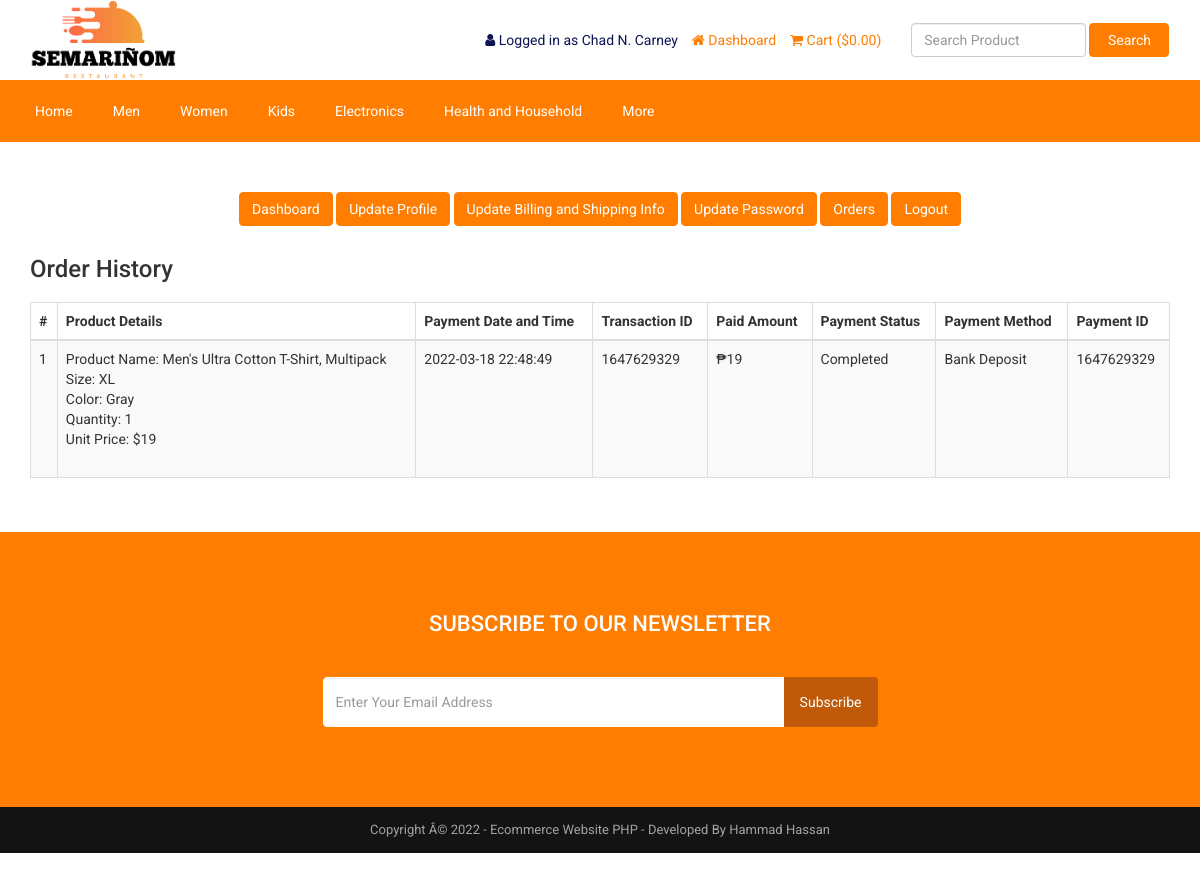
/customer-order.php (signed in), run on the app's committed database.
### tables this page shows
CREATE TABLE `tbl_top_category` (
  `tcat_id` int(11) NOT NULL,
  `tcat_name` varchar(255) NOT NULL,
  `show_on_menu` int(1) NOT NULL
);

CREATE TABLE `tbl_payment` (
  `id` int(11) NOT NULL,
  `customer_id` int(11) NOT NULL,
  `customer_name` varchar(255) NOT NULL,
  `customer_email` varchar(255) NOT NULL,
  `payment_date` varchar(50) NOT NULL,
  `txnid` varchar(255) NOT NULL,
  `paid_amount` int(11) NOT NULL,
  `card_number` varchar(50) NOT NULL,
  `card_cvv` varchar(10) NOT NULL,
  `card_month` varchar(10) NOT NULL,
  `card_year` varchar(10) NOT NULL,
  `bank_transaction_info` text NOT NULL,
  `payment_method` varchar(20) NOT NULL,
  `payment_status` varchar(25) NOT NULL,
  `shipping_status` varchar(20) NOT NULL,
  `payment_id` varchar(255) NOT NULL
);

CREATE TABLE `tbl_order` (
  `id` int(11) NOT NULL,
  `product_id` int(11) NOT NULL,
  `product_name` varchar(255) NOT NULL,
  `size` varchar(100) NOT NULL,
  `color` varchar(100) NOT NULL,
  `quantity` varchar(50) NOT NULL,
  `unit_price` varchar(50) NOT NULL,
  `payment_id` varchar(255) NOT NULL
);

CREATE TABLE `tbl_settings` (
  `id` int(11) NOT NULL,
  `logo` text(255) NOT NULL,
  `favicon` text(255) NOT NULL,
  `footer_about` text NOT NULL,
  `footer_copyright` text NOT NULL,
  `contact_address` text NOT NULL,
  `contact_email` text(255) NOT NULL,
  `contact_phone` text(255) NOT NULL,
  `contact_fax` text(255) NOT NULL,
  `contact_map_iframe` text NOT NULL,
  `receive_email` text(255) NOT NULL,
  `receive_email_subject` text(255) NOT NULL,
  `receive_email_thank_you_message` text NOT NULL,
  `forget_password_message` text NOT NULL,
  `total_recent_post_footer` int(10) NOT NULL,
  `total_popular_post_footer` int(10) NOT NULL,
  `total_recent_post_sidebar` int(11) NOT NULL,
  `total_popular_post_sidebar` int(11) NOT NULL,
  `total_featured_product_home` int(11) NOT NULL,
  `total_latest_product_home` int(11) NOT NULL,
  `total_popular_product_home` int(11) NOT NULL,
  `meta_title_home` text NOT NULL,
  `meta_keyword_home` text NOT NULL,
  `meta_description_home` text NOT NULL,
  `banner_login` text(255) NOT NULL,
  `banner_registration` text(255) NOT NULL,
  `banner_forget_password` text(255) NOT NULL,
  `banner_reset_password` text(255) NOT NULL,
  `banner_search` text(255) NOT NULL,
  `banner_cart` text(255) NOT NULL,
  `banner_checkout` text(255) NOT NULL,
  `banner_product_category` text(255) NOT NULL,
  `banner_blog` text(255) NOT NULL,
  `cta_title` text(255) NOT NULL,
  `cta_content` text NOT NULL,
  `cta_read_more_text` text(255) NOT NULL,
  `cta_read_more_url` text(255) NOT NULL,
  `cta_photo` text(255) NOT NULL,
  `featured_product_title` text(255) NOT NULL,
  `featured_product_subtitle` text(255) NOT NULL,
  `latest_product_title` text(255) NOT NULL,
  `latest_product_subtitle` text(255) NOT NULL,
  `popular_product_title` text(255) NOT NULL,
  `popular_product_subtitle` text(255) NOT NULL,
  `testimonial_title` text(255) NOT NULL,
  `testimonial_subtitle` text(255) NOT NULL,
  `testimonial_photo` text(255) NOT NULL,
  `blog_title` text(255) NOT NULL,
  `blog_subtitle` text(255) NOT NULL,
  `newsletter_text` text NOT NULL,
  `paypal_email` text(255) NOT NULL,
  `stripe_public_key` text(255) NOT NULL,
  `stripe_secret_key` text(255) NOT NULL,
  `bank_detail` text NOT NULL,
  `before_head` text NOT NULL,
  `after_body` text NOT NULL,
  `before_body` text NOT NULL,
  `home_service_on_off` int(11) NOT NULL,
  `home_welcome_on_off` int(11) NOT NULL,
  `home_featured_product_on_off` int(11) NOT NULL,
  `home_latest_product_on_off` int(11) NOT NULL,
  `home_popular_product_on_off` int(11) NOT NULL,
  `home_testimonial_on_off` int(11) NOT NULL,
  `home_blog_on_off` int(11) NOT NULL,
  `newsletter_on_off` int(11) NOT NULL,
  `ads_above_welcome_on_off` int(1) NOT NULL,
  `ads_above_featured_product_on_off` int(1) NOT NULL,
  `ads_above_latest_product_on_off` int(1) NOT NULL,
  `ads_above_popular_product_on_off` int(1) NOT NULL,
  `ads_above_testimonial_on_off` int(1) NOT NULL,
  `ads_category_sidebar_on_off` int(1) NOT NULL
);

### customer-order.php (the view, shortened to what this page needs)
<?php require_once('header.php'); ?>
<div class="page">
    <div class="container">
        <div class="row">
            <div class="col-md-12">
                <?php require_once('customer-sidebar.php'); ?>
            </div>
            <div class="col-md-12">
                <div class="user-content">
                    <h3><?php echo LANG_VALUE_25; ?></h3>
                    <div class="table-responsive">
                        <table class="table table-bordered table-striped table-hover">
                            <thead>
                                <tr>
                                    <th><?php echo '#' ?></th>
                                    <th><?php echo LANG_VALUE_48; ?></th>
                                    <th><?php echo LANG_VALUE_27; ?></th>
                                    <th><?php echo LANG_VALUE_28; ?></th>
                                    <th><?php echo LANG_VALUE_29; ?></th>
                                    <th><?php echo LANG_VALUE_30; ?></th>
                                    <th><?php echo LANG_VALUE_31; ?></th>
                                    <th><?php echo LANG_VALUE_32; ?></th>
                                </tr>
                            </thead>
                            <tbody>
            <?php
            $limit = 10;
            $page = @$_GET['page'];
            if($page)
                $start = ($page - 1) * $limit;
            else
                $start = 0;
            $statement = $pdo->prepare("SELECT * FROM tbl_payment WHERE customer_email=? ORDER BY id DESC LIMIT $start, $limit");
            $statement->execute(array($_SESSION['customer']['cust_email']));
            $result = $statement->fetchAll(PDO::FETCH_ASSOC);
            if ($page == 0) $page = 1;
            ?>
                                <?php
                                $tip = $page*10-10;
                                foreach ($result as $row) {
                                    $tip++;
                                    ?>
                                    <tr>
                                        <td><?php echo $tip; ?></td>
                                        <td>
                                            <?php
                                            $statement1 = $pdo->prepare("SELECT * FROM tbl_order WHERE payment_id=?");
                                            $statement1->execute(array($row['payment_id']));
                                            $result1 = $statement1->fetchAll(PDO::FETCH_ASSOC);
                                            foreach ($result1 as $row1) {
                                                echo 'Product Name: '.$row1['product_name'];
                                                echo '<br>Size: '.$row1['size'];
                                                echo '<br>Color: '.$row1['color'];
                                                echo '<br>Quantity: '.$row1['quantity'];
                                                echo '<br>Unit Price: $'.$row1['unit_price'];
                                                echo '<br><br>';
                                            }
                                            ?>
                                        </td>
                                        <td><?php echo $row['payment_date']; ?></td>
                                        <td><?php echo $row['payment_id']; ?></td>
                                        <td><?php echo '₱'.$row['paid_amount']; ?></td>
                                        <td><?php echo $row['payment_status']; ?></td>
                                        <td><?php echo $row['payment_method']; ?></td>
                                        <td><?php echo $row['payment_id']; ?></td>
                                    </tr>
                                    <?php
                                }
                                ?>
                            </tbody>
                        </table>
                        <div class="pagination" style="overflow: hidden;">
                    </div>
                </div>
            </div>
        </div>
    </div>
</div>
<?php require_once('footer.php'); ?>

### header.php (shortened to what this page needs)
<?php
include("admin/inc/config.php");
$statement = $pdo->prepare("SELECT * FROM tbl_settings WHERE id=1");
$statement->execute();
$result = $statement->fetchAll(PDO::FETCH_ASSOC);
?>
<!DOCTYPE html>
<html lang="en">
<head>
	<link rel="stylesheet" href="assets/css/bootstrap.min.css">
	<link rel="stylesheet" href="assets/css/font-awesome.min.css">
	<link rel="stylesheet" href="assets/css/owl.carousel.min.css">
	<link rel="stylesheet" href="assets/css/owl.theme.default.min.css">
	<link rel="stylesheet" href="assets/css/jquery.bxslider.min.css">
    <link rel="stylesheet" href="assets/css/magnific-popup.css">
    <link rel="stylesheet" href="assets/css/rating.css">
	<link rel="stylesheet" href="assets/css/spacing.css">
	<link rel="stylesheet" href="assets/css/bootstrap-touch-slider.css">
	<link rel="stylesheet" href="assets/css/animate.min.css">
	<link rel="stylesheet" href="assets/css/tree-menu.css">
	<link rel="stylesheet" href="assets/css/select2.min.css">
	<link rel="stylesheet" href="assets/css/main.css">
	<link rel="stylesheet" href="assets/css/responsive.css">
</head>
<body>
<div class="header">
	<div class="container">
		<div class="row inner">
			<div class="col-md-4 logo">
				<a href="index.php"><img src="assets/uploads/logo2.png" alt="logo image"></a>
			</div>
			<div class="col-md-5 right">
				<ul>
					<?php
					if(isset($_SESSION['customer'])) {
						?>
						<li><i class="fa fa-user"></i> <?php echo LANG_VALUE_13; ?> <?php echo $_SESSION['customer']['cust_name']; ?></li>
						<li><a href="dashboard.php"><i class="fa fa-home"></i> <?php echo LANG_VALUE_89; ?></a></li>
						<?php
					} else {
						?>
						<li><a href="login.php"><i class="fa fa-sign-in"></i> <?php echo LANG_VALUE_9; ?></a></li>
						<li><a href="registration.php"><i class="fa fa-user-plus"></i> <?php echo LANG_VALUE_15; ?></a></li>
						<?php
					}
					?>
					<li><a href="cart.php"><i class="fa fa-shopping-cart"></i> <?php echo LANG_VALUE_18; ?> (<?php echo LANG_VALUE_1; ?><?php
					if(isset($_SESSION['cart_p_id'])) {
						$table_total_price = 0;
						$i=0;
	                    foreach($_SESSION['cart_p_qty'] as $key => $value)
	                    {
	                        $i++;
	                        $arr_cart_p_qty[$i] = $value;
	                    }                    $i=0;
	                    foreach($_SESSION['cart_p_current_price'] as $key => $value)
	                    {
	                        $i++;
	                        $arr_cart_p_current_price[$i] = $value;
	                    }
	                    for($i=1;$i<=count($arr_cart_p_qty);$i++) {
	                    	$row_total_price = $arr_cart_p_current_price[$i]*$arr_cart_p_qty[$i];
	                        $table_total_price = $table_total_price + $row_total_price;
	                    }
						echo $table_total_price;
					} else {
						echo '0.00';
					}
					?>)</a></li>
				</ul>
			</div>
			<div class="col-md-3 search-area">
				<form class="navbar-form navbar-left" role="search" action="search-result.php" method="get">
					<div class="form-group">
						<input type="text" class="form-control search-top" placeholder="<?php echo LANG_VALUE_2; ?>" name="search_text">
					</div>
					<button type="submit" class="btn btn-danger"><?php echo LANG_VALUE_3; ?></button>
				</form>
			</div>
		</div>
	</div>
</div>
<div class="nav">
	<div class="container">
		<div class="row">
			<div class="col-md-12 pl_0 pr_0">
				<div class="menu-container">
					<div class="menu">
						<ul>
							<li><a href="index.php">Home</a></li>
							<?php
							$statement = $pdo->prepare("SELECT * FROM tbl_top_category WHERE show_on_menu=1");
							$statement->execute();
							$result = $statement->fetchAll(PDO::FETCH_ASSOC);
							foreach ($result as $row) {
								?>
								<li><a href="product-category.php?id=<?php echo $row['tcat_id']; ?>&type=top-category"><?php echo $row['tcat_name']; ?></a>
								</li>
								<?php
							}
							?>
							<li><a href="">More</a>
							</li>
						</ul>
					</div>
				</div>
			</div>
		</div>
	</div>
</div>

### footer.php (shortened to what this page needs)
<?php
$statement = $pdo->prepare("SELECT * FROM tbl_settings WHERE id=1");
$statement->execute();
$result = $statement->fetchAll(PDO::FETCH_ASSOC);
foreach ($result as $row)
{
	$footer_copyright = $row['footer_copyright'];
    $newsletter_on_off = $row['newsletter_on_off'];
}
?>
<?php if($newsletter_on_off == 1): ?>
<section class="home-newsletter">
	<div class="container">
		<div class="row">
			<div class="col-md-6 col-md-offset-3">
				<div class="single">
				<form action="" method="post">
					<h2><?php echo LANG_VALUE_93; ?></h2>
					<div class="input-group">
			        	<input type="email" class="form-control" placeholder="<?php echo LANG_VALUE_95; ?>" name="email_subscribe">
			         	<span class="input-group-btn">
			         	<button class="btn btn-theme" type="submit" name="form_subscribe"><?php echo LANG_VALUE_92; ?></button>
			         	</span>
			        </div>
				</div>
			</div>
		</div>
	</div>
</section>
<?php endif; ?>
<div class="footer-bottom">
	<div class="container">
		<div class="row">
			<div class="col-md-12 copyright">
				<?php echo $footer_copyright; ?>
			</div>
		</div>
	</div>
</div>
</body>
</html>

### assets/css/main.css (style rules this page uses)
* { margin: 0; padding: 0; }
body { font-family: "Roboto", sans-serif; font-size: 14px; }
h1, h2, h3, h4, h5, h6 { font-family: "Roboto", sans-serif; }
a { text-decoration: none; }
.header { width: 100%; height: auto; background: #fff; }
.header .inner { height: auto; display: table; }
.header .logo { float: none; display: table-cell; vertical-align: middle; }
.header .logo img { max-width: 100%; height: 80px; }
.header .navbar-form .form-control { width: 300px; }
.header .search-area { float: none; display: table-cell; vertical-align: middle; }
.header .search-area .form-group { width: calc(100% - 84px); }
.header .search-area button { width: 80px; }
.header .search-area form { width: 100%; }
.header .right { float: none; display: table-cell; vertical-align: middle; padding-right: 0; }
.header .right ul { float: right; margin-bottom: 0; }
.header .right ul li { list-style-type: none; float: left; margin-left: 14px; color: #0d1452; }
.header .right ul li a { color: #ff7d00; }
.header .navbar-form .search-top { width: 100%; }
.nav { background: #ff7d00; }
.menu-container { width: 100%; margin: 0 auto; background: #ff7d00; }
.menu-dropdown-icon:before { content: "\f067"; font-family: "FontAwesome"; display: none; cursor: pointer; float: right; padding: 1.5em 2em; background: #fff; color: #333; }
.menu > ul { margin: 0 auto; width: 100%; list-style: none; padding: 0; position: relative; box-sizing: border-box; }
.menu > ul:before, .menu > ul:after { content: ""; display: table; }
.menu > ul:after { clear: both; }
.menu > ul > li { float: left; padding: 0; margin: 0; }
.menu > ul > li a { text-decoration: none; padding: 1.5em 20px; display: block; color: white; }
.footer-bottom { width: 100%; height: auto; background: #141314; padding: 14px 0; }
.footer-bottom .copyright { font-size: 13px; color: #a3a3a3; text-align: center; }
.page { width: 100%; height: auto; padding-top: 50px; padding-bottom: 50px; }
.user-content h3 { margin-bottom: 20px; }
div.pagination { padding: 3px; margin: 3px; z-index: 1000; font-size: 14px; margin-bottom: 20px; }
.home-newsletter { padding: 80px 0; background: #ff7d00; }
.home-newsletter .single { max-width: 650px; margin: 0 auto; text-align: center; position: relative; z-index: 2; }
.home-newsletter .single h2 { font-size: 22px; color: white; text-transform: uppercase; margin-bottom: 40px; margin-top: 0; }
.home-newsletter .single .form-control { height: 50px; border-color: white; outline: none; }
.home-newsletter .single .btn { min-height: 50px; background: #be5a09; color: white; padding-left: 15px; padding-right: 15px; }

### assets/css/responsive.css (style rules this page uses)
@media only screen and (min-width: 992px) { .header .inner { width: 100%; } }
@media only screen and (min-width: 992px) { .header .search-area { padding-right: 0; } }
@media only screen and (min-width: 992px) { .header .search-area form { padding-right: 0; } }
@media only screen and (min-width: 992px) { .header .container { padding-right: 0; } }

### data on the page
tbl_top_category: tcat_name "Men"
tbl_top_category: tcat_name "Women"
tbl_top_category: tcat_name "Kids"
tbl_top_category: tcat_name "Electronics"
tbl_top_category: tcat_name "Health and Household"
tbl_payment: payment_date "2022-03-18 22:48:49", payment "1647629329", paid_amount "19", payment_status "Completed", payment_method "Bank Deposit"
tbl_order: product_name "Men's Ultra Cotton T-Shirt, Multipack", size "XL", color "Gray", quantity "1", unit_price "19"
tbl_settings: footer_copyright "Copyright Â© 2022 - Ecommerce Website PHP - Developed By Hammad Hassan"

### other printed values
LANG_VALUE_13 "Logged in as"
$_SESSION['customer']['cust_name'] "Chad N. Carney"
LANG_VALUE_89 "Dashboard"
LANG_VALUE_18 "Cart"
LANG_VALUE_1 "$"
LANG_VALUE_3 "Search"
LANG_VALUE_117 "Update Profile"
LANG_VALUE_88 "Update Billing and Shipping Info"
LANG_VALUE_99 "Update Password"
LANG_VALUE_24 "Orders"
LANG_VALUE_14 "Logout"
LANG_VALUE_25 "Order History"
LANG_VALUE_48 "Product Details"
LANG_VALUE_27 "Payment Date and Time"
LANG_VALUE_28 "Transaction ID"
